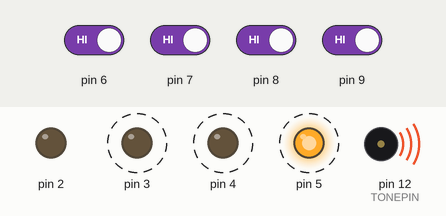
This sketch was run on a simulated Arduino Uno, built with avr-gcc and run on an emulated ATmega328P. Parts: output pins drawn as LEDs (lit = HIGH), buzzer (waves = sounding). Dashed ring = blinking. The inputs (shaded band) are chosen by the test bench; at power-on: pin 6–9 HIGH. Random numbers use the default seed unless the sketch sets one.

Above: at 2.12 s.
3.1 s: pin 6 driven LOW and pin 7 driven LOW and pin 8 driven LOW and pin 9 driven LOW
At 4.3 s:
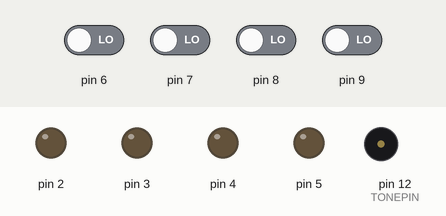
4.7 s: pin 6 driven HIGH
At 5.9 s:
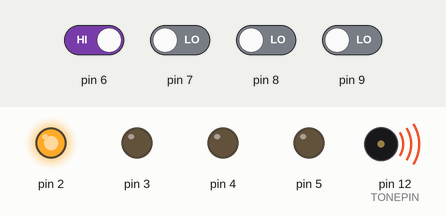
6.2 s: pin 7 driven HIGH
At 9.6 s:
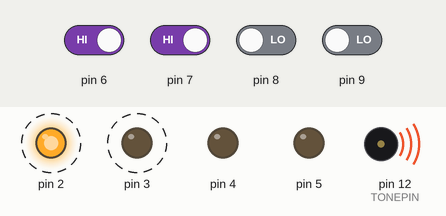
9.7 s: pin 7 driven LOW
Timing chart, 0 to 12.2 s (numbered marks = the images above; inputs shaded):
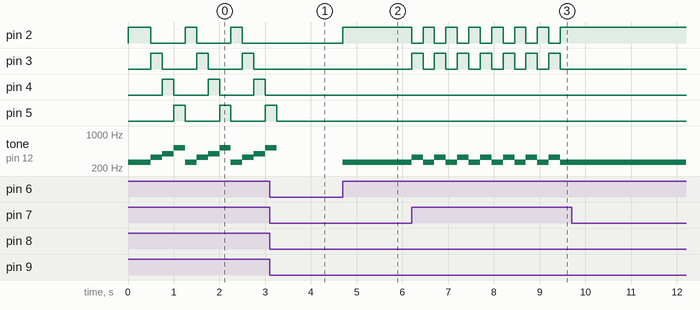

The sketch:

simon.ino
```cpp
  // When I press a button, it beeps 5 times, then always fails

  // Define our four lights
  #define LED_RED     2
  #define LED_GRE     3
  #define LED_BLU     4
  #define LED_YEL     5

  #define BUT_RED     6
  #define BUT_GRE     7
  #define BUT_BLU     8
  #define BUT_YEL     9

  #define TONEPIN     12

  #define DIFF_MODE   30
  #define EASY_MODE   15

  // Create arrays of defined elements
  int ledSeq [4] { LED_RED, LED_GRE, LED_BLU, LED_YEL };
  int btnSeq [4] { BUT_RED, BUT_GRE, BUT_BLU, BUT_YEL };
  int tonSeq [4] { 262, 330, 392, 524 };
  int sequence [DIFF_MODE];

  int level = 0;
  int pause = 250;

void setup() {
  for(int pin=0; pin<4; pin++){
    pinMode(ledSeq[pin], OUTPUT); //Set LEDs for output
    pinMode(btnSeq[pin], INPUT_PULLUP);  //Set buttons for input
  }
  randomSeed(analogRead(0));
}

void playNote(int note){
  tone(TONEPIN,tonSeq[note]);
  digitalWrite(ledSeq[note], HIGH);
  delay(pause);
  noTone(TONEPIN);
  digitalWrite(ledSeq[note], LOW);
}

void lose(){}

void getInput(){
  int button = -1;
  for (int step = 0; step < level; step++){
    while (button = -1){
      for(int pin=0; pin<4; pin++){
        if (digitalRead(btnSeq[pin]) == HIGH){
          button = pin;
          playNote(pin);
        }
      }
    }
    if (button == sequence[step]){
      button = -1;
    } else {
      lose();
      step = level + 1;
    }
  }
}

void giveInstructions(){
  for (int step = 0; step < level; step++){
    playNote(sequence[step]);
  }
  int newNote = random(4);
  playNote (newNote);
  sequence[level] = newNote;
  level++;
}

void loop() {
  giveInstructions();
  getInput();
}
```

Measured:
- after the input at 4.7 s, pin 2: LOW → HIGH at once; tone on pin 12 (TONEPIN): silent → 262 Hz at once
- after the input at 6.2 s, pin 2, pin 3: alternates HIGH for 0.25 s and LOW for 0.25 s, starting at once; tone on pin 12 (TONEPIN): alternates 330 Hz for 0.25 s and 262 Hz for 0.25 s, starting at once
- by itself, pin 2: repeats every 1.0 s: LOW 0.75 s, HIGH 0.25 s
- by itself, pin 3–5: alternates HIGH for 0.25 s and LOW for 0.75 s
- by itself, tone on pin 12 (TONEPIN): repeats every 1.0 s: 330 Hz 0.25 s, 392 Hz 0.25 s, 524 Hz 0.25 s, 262 Hz 0.25 s
